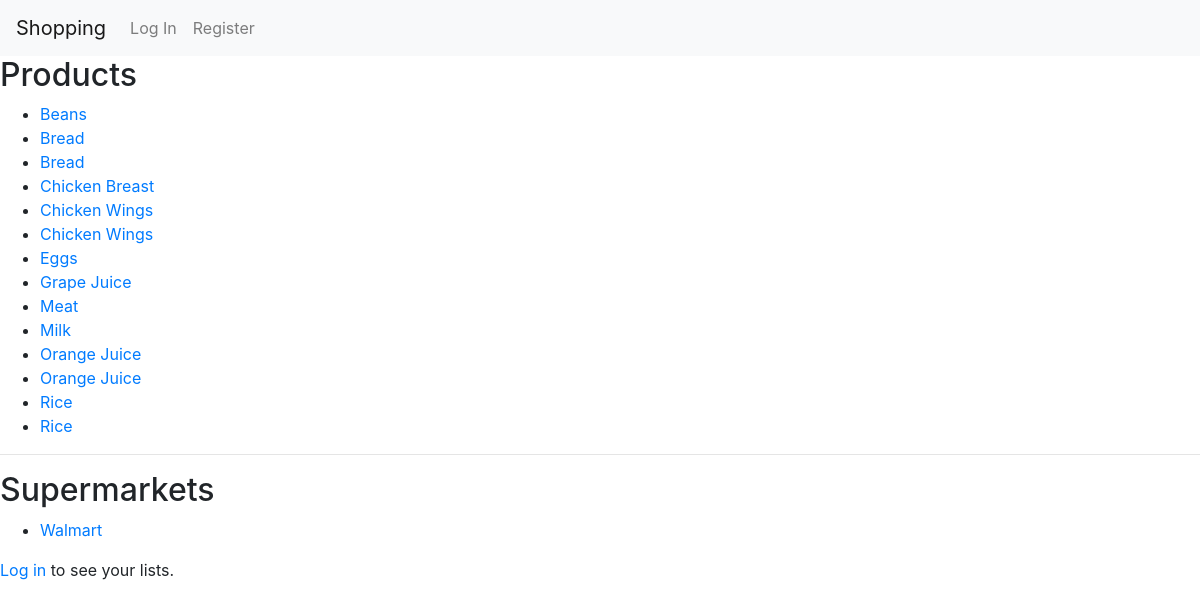
The page / on the database its author committed.
### listsapp/models.py (models this page shows, shortened)
class Product(models.Model):
    name = models.CharField(max_length=100)
    picture = models.URLField(blank=True, null=True)
    unity = models.CharField(max_length=50)

class User(AbstractUser):
    is_supermarket = models.BooleanField(default=False)
    address = models.CharField(max_length=255, blank=True, null=True)

### listsapp/views.py (the view)
# urls.py: path("", views.index, name="index"),
def index(request):
    supermarkets = User.objects.all().filter(is_supermarket=True)
    products = Product.objects.all().order_by("name")
    listuser = None
    if request.user.is_authenticated :
        listuser = List.objects.filter(user=request.user)
    return render(request, "listsapp/index.html",{
        "supermarkets": supermarkets,
        "list": listuser,
        "products": products
    })

### listsapp/templates/listsapp/index.html (shortened to what this page needs)
{% extends "listsapp/layout.html" %}
{% block body %}
<h2>Products</h2>
<ul>
    {% for prod in products %}
        <li>
            <a href="{% url 'productpage' prod.id %}">
                {{ prod.name }}
            </a>
        </li>
    {% empty %}
        <li>No products available.</li>
    {% endfor %}
</ul>
<hr>
<h2>Supermarkets</h2>
<ul>
    {% for sup in supermarkets %}
        <li>
            <a href="{% url 'supermarketpage' sup.id %}">
                {{ sup.username }}
            </a>
        </li>
    {% empty %}
        <li>No supermarkets found.</li>
    {% endfor %}
</ul>
{% if request.user.is_authenticated%}
<hr>
{% if not request.user.is_supermarket%}
<h2>My Lists</h2>
<ul>
    {% for lst in list %}
        <li>
            <a href="{% url 'listpage' lst.id %}">
                {{ lst.name }}
            </a>
        </li>
    {% empty %}
       <a href="{% url 'userpage' %}">You have no lists, go create some</a>
    {% endfor %}
</ul>
{% endif %}
{% else %}
<p>
    <a href="{% url 'login' %}">Log in</a> to see your lists.
</p>
{% endif %}
{% endblock %}

### rows shown on the page
Product: name "Beans"
Product: name "Bread"
Product: name "Bread"
Product: name "Chicken Breast"
Product: name "Chicken Wings"
Product: name "Chicken Wings"
Product: name "Eggs"
Product: name "Grape Juice"
Product: name "Meat"
Product: name "Milk"
Product: name "Orange Juice"
Product: name "Orange Juice"
Product: name "Rice"
Product: name "Rice"
User: username "Walmart"
